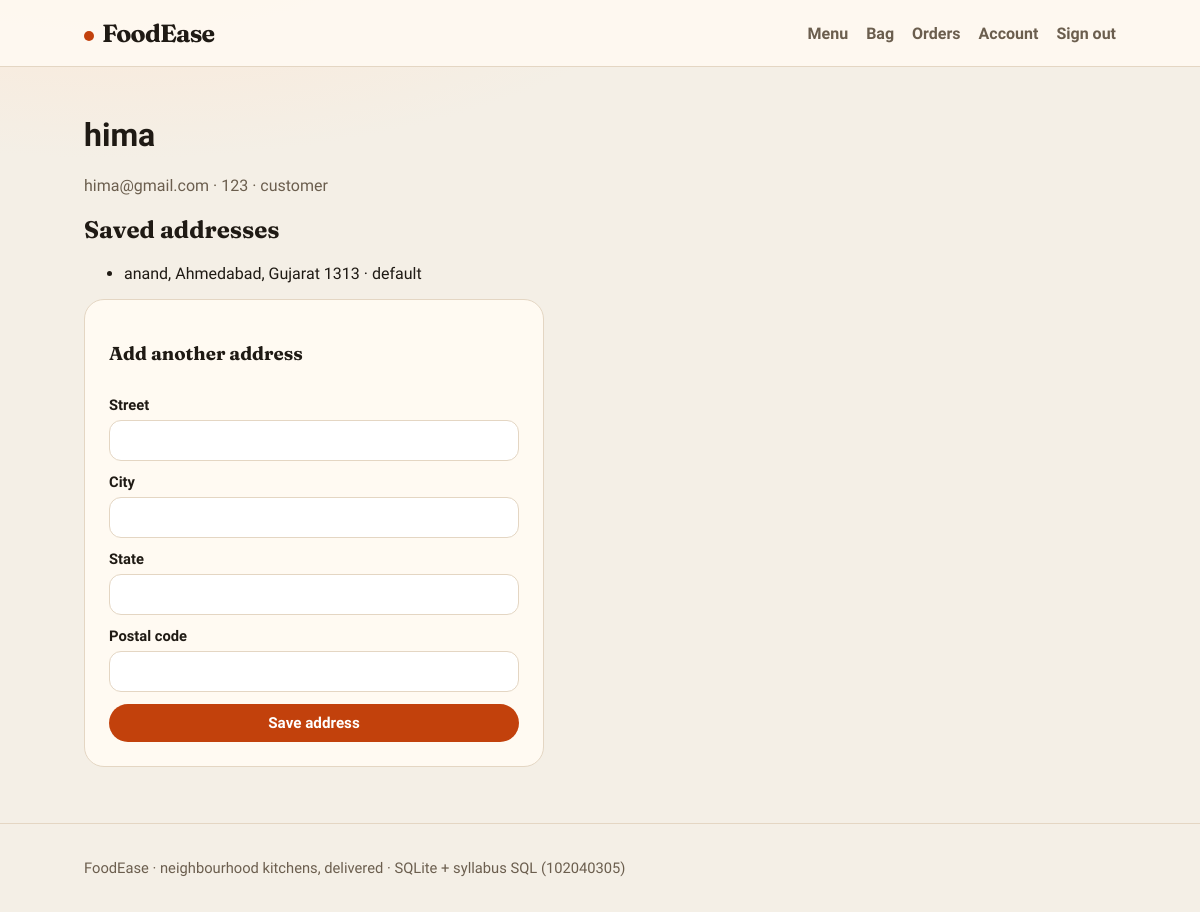
The app's page /account (signed in) with its own data.
### tables this page shows
CREATE TABLE users (
    user_id        INTEGER PRIMARY KEY AUTOINCREMENT,
    full_name      VARCHAR(100) NOT NULL,
    email          VARCHAR(120) NOT NULL UNIQUE,
    phone          VARCHAR(15)  NOT NULL UNIQUE,
    password_hash  VARCHAR(255) NOT NULL,
    role           VARCHAR(20)  NOT NULL DEFAULT 'customer',
    created_at     DATETIME     NOT NULL DEFAULT CURRENT_TIMESTAMP,
    CONSTRAINT chk_user_role CHECK (role IN ('customer', 'admin', 'delivery')),
    CONSTRAINT chk_email_fmt CHECK (email LIKE '%@%.%')
);

CREATE TABLE addresses (
    address_id  INTEGER PRIMARY KEY AUTOINCREMENT,
    user_id     INTEGER NOT NULL,
    line1       VARCHAR(255) NOT NULL,
    city        VARCHAR(50)  NOT NULL,
    state       VARCHAR(50)  NOT NULL,
    postal_code VARCHAR(10)  NOT NULL,
    is_default  INTEGER NOT NULL DEFAULT 0,
    CONSTRAINT fk_addr_user FOREIGN KEY (user_id) REFERENCES users(user_id) ON DELETE CASCADE,
    CONSTRAINT chk_default CHECK (is_default IN (0, 1))
);

### app.py (the view, shortened to what this page needs)
@app.route("/account", methods=["GET", "POST"])
@login_required
def account():
    conn = get_connection()
    addresses = conn.execute(
        "SELECT * FROM addresses WHERE user_id = ? ORDER BY is_default DESC, address_id",
        (session["user_id"],),
    ).fetchall()
    conn.close()
    return render_template("account.html", addresses=addresses)

### app.py (called while the page is built)
def login_required(view):
    @wraps(view)
    def wrapped(*args, **kwargs):
        if not session.get("user_id"):
            flash("Please sign in to continue.", "info")
            return redirect(url_for("login", next=request.path))
        return view(*args, **kwargs)
    return wrapped

@app.before_request
def load_user():
    g.user = None
    g.cart_count = 0
    if not session.get("user_id"):
        return
    conn = get_connection()
    user = conn.execute(
        "SELECT user_id, full_name, email, phone, role FROM users WHERE user_id = ?",
        (session["user_id"],),
    ).fetchone()
    if user:
        g.user = user
        row = conn.execute(
            "SELECT COALESCE(SUM(quantity), 0) AS qty FROM cart_items WHERE user_id = ?",
            (user["user_id"],),
        ).fetchone()
        g.cart_count = row["qty"]
    conn.close()

### database.py (called while the page is built)
def get_connection():
    conn = sqlite3.connect(DB_PATH)
    conn.row_factory = sqlite3.Row
    conn.execute("PRAGMA foreign_keys = ON")
    return conn

### templates/account.html (shortened to what this page needs)
{% extends "base.html" %}
{% block content %}
<h1>{{ g.user.full_name }}</h1>
<p class="muted">{{ g.user.email }} · {{ g.user.phone }} · {{ g.user.role }}</p>
<h2>Saved addresses</h2>
<ul>
  {% for a in addresses %}
    <li>{{ a.line1 }}, {{ a.city }}, {{ a.state }} {{ a.postal_code }}{% if a.is_default %} · default{% endif %}</li>
  {% endfor %}
</ul>
<form class="form" method="post">
  <h3>Add another address</h3>
  <label>Street <input name="line1" required></label>
  <label>City <input name="city" required></label>
  <label>State <input name="state" required></label>
  <label>Postal code <input name="postal_code" required></label>
  <button class="btn" type="submit">Save address</button>
</form>
{% endblock %}

### static/style.css (style rules this page uses)
:root { --bg: #f4efe6; --paper: #fffaf2; --ink: #1f1a14; --muted: #6b5e4e; --line: #e4d6c3; --accent: #c2410c; --accent-dark: #9a3412; --leaf: #3f6212; --good: #166534; --warn: #9a3412; --info: #1e3a5f; }
* { box-sizing: border-box; }
html, body { margin: 0; padding: 0; }
body { font-family: "Source Sans 3", sans-serif; background: radial-gradient(1200px 500px at 10% -10%, #fde7d4 0%, transparent 50%), var(--bg); color: var(--ink); min-height: 100vh; display: flex; flex-direction: column; }
.btn, button.btn, input[type="submit"] { background: var(--accent); color: white; border: 0; border-radius: 999px; padding: 10px 18px; font-weight: 700; cursor: pointer; font-family: inherit; font-size: 0.95rem; }
h2, h3 { font-family: Fraunces, serif; }
.muted { color: var(--muted); }
input, select, textarea { font-family: inherit; font-size: 1rem; padding: 10px 12px; border: 1px solid var(--line); border-radius: 12px; background: white; }
.form { max-width: 460px; display: grid; gap: 12px; background: var(--paper); padding: 24px; border-radius: 20px; border: 1px solid var(--line); }
.form label { display: grid; gap: 6px; font-weight: 600; font-size: 0.92rem; }

### records on screen
users: user.full_name "hima", user.email "hima@gmail.com", user.phone "123", user.role "customer"
addresses: line1 "anand", city "Ahmedabad", state "Gujarat", postal_code "1313", is_default "· default"
